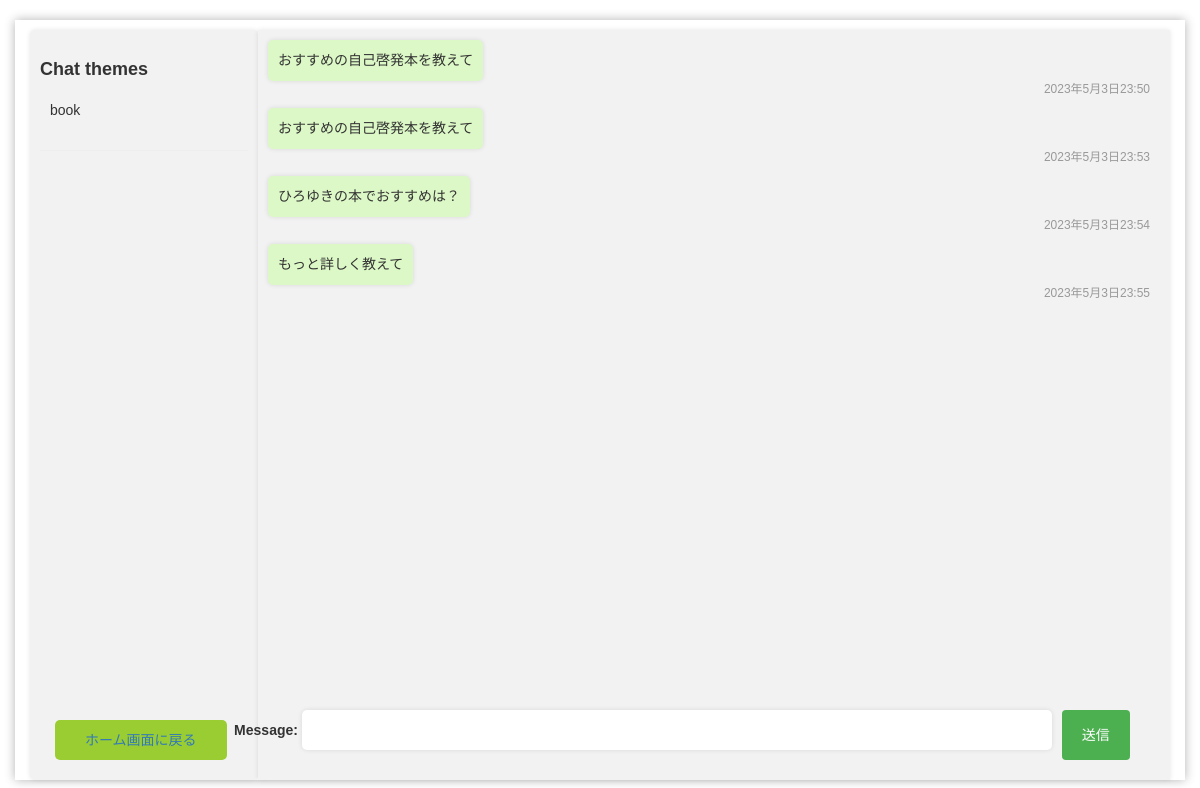
/book/, run on the app's committed database.
### chat/models.py (models this page shows, shortened)
class Theme(models.Model):
    Newchat = models.CharField(max_length=255)
    slug = models.SlugField(unique=True, blank=True)

class Message(models.Model):
    Theme = models.ForeignKey(Theme, related_name="message", on_delete=models.CASCADE, default=1)
    role=models.CharField(max_length=255,default='system')
    message = models.TextField()
    data_added = models.DateTimeField(auto_now_add=True)

### chat/views.py (the view, shortened to what this page needs)
# urls.py: path('<slug:slug>/',chatpage,name="chatpage"),
def chatpage(request, slug):
    theme = Theme.objects.get(slug=slug)
    messages_db = Message.objects.filter(Theme=theme)
    themes = Theme.objects.all()
    history=[]
    if not Message.objects.filter(role='system', Theme=theme).exists():
        history = [{"role": "system", "content": "You are a helpful assistant."}]
        Message.objects.create(Theme=theme, role="system", message="You are a helpful assistant.")
    message_history = list(Message.objects.filter(Theme=theme).values('role', 'message'))
    history = [{"role": item['role'], "content": item['message']} for item in message_history]
    if request.method == "POST":
        form_message = Form_message(request.POST)
        if form_message.is_valid():
            comment = form_message.save(commit=False)
            comment.Theme = theme
            comment.save()
            message = form_message.cleaned_data.get('message')  # フォームからメッセージを取得
        else:
            comment = None
            message = ''  # フォームが無効な場合は空のメッセージを作成
    else:
        form_message = Form_message()
        message = ''  # POST メソッド以外の場合は空のメッセージを作成
    context = {
        'theme': theme,
        'themes': themes,
        'messages': messages_db,
        'form_message': form_message,
    }
    return render(request, 'chatpage.html', context)

### chat/forms.py
class Form_message(forms.ModelForm):
    message = forms.CharField(widget=forms.TextInput(attrs={'style': 'width: 750px;'}))
    class Meta:
        model = Message
        fields = ["message"]

### chat/templates/chatpage.html (shortened to what this page needs)
{% extends './base.html' %}
{% load static %}
{% block contents %}
<head>
    <link rel="stylesheet" href="{% static 'stylesheet2.css' %}">
    <link rel="stylesheet" href="https://maxcdn.bootstrapcdn.com/bootstrap/3.4.1/css/bootstrap.min.css">
</head>
<div class="container">
    <div class="theme-list">
        <h2>Chat themes</h2>
          <div class="theme-item" >
           {{ theme.Newchat }}
          </div>
          <hr>
            <div class="back">
                <button>
                    <a href="{% url 'back_to_page' %}">ホーム画面に戻る</a>
                </button>
            </div>
    </div>
    <div class="chat">
        {% for message in messages.all %}
            {% if message.message != 'You are a helpful assistant.' %}
                {% if message.role != 'assistant' %}
                    <article>
                        <div class="message right">
                        <div class="text">{{ message.message }}</div>
                        <div class="timestamp">{{ message.data_added }}</div>
                        </div>
                    </article>
                {% endif %}
            {% endif %}
        {% endfor %}
          <form action="." method="post" class="form">
            {{ form_message.as_p }}
            <button class="btn btn-primary">送信</button>
          </form>
    </div>
</div>
{% endblock %}

### chat/static/stylesheet2.css (style rules this page uses)
* { box-sizing: border-box; margin: 0; padding: 0; font-family: Arial, sans-serif; }
body { background-color: #f1f1f1; height: 100vh; font-family: Arial, sans-serif; display: flex; align-items: center; justify-content: center; }
.container { margin: 0 auto; padding: 10px; background-color: #fff; box-shadow: 0 0 10px rgba(0, 0, 0, 0.3); height: 95%; width: 95%; position: relative; }
.theme-list { padding: 10px; background-color: #f2f2f2; border-radius: 5px; box-shadow: 0 0 5px rgba(0, 0, 0, 0.1); height: 750px; width: 20%; float: left; overflow-y: scroll; }
.theme-list h2 { font-size: 18px; font-weight: bold; margin-bottom: 10px; }
.back { padding: 10px; border-radius: 5px; display: block; margin-top: 350px; position: absolute; bottom: 10px; left: 30px; }
.back button { padding: 10px 30px; background-color: yellowgreen; border: none; color: #fff; border-radius: 5px; cursor: pointer; }
.theme-item { margin-bottom: 10px; padding: 10px; border-radius: 5px; cursor: pointer; }
.chat { flex-grow: 1; padding: 10px; background-color: #f2f2f2; box-shadow: 0 0 5px rgba(0, 0, 0, 0.1); height: 750px; width: 80%; float: right; overflow-y: scroll; }
.message { margin-bottom: 10px; }
.message .text { padding: 10px; background-color: #fff; border-radius: 5px; display: inline-block; max-width: 80%; word-wrap: break-word; line-height: 1.5; box-shadow: 0 0 5px rgba(0, 0, 0, 0.1); }
.message .timestamp { font-size: 12px; color: #999; margin-left: 10px; }
.message.right .text { background-color: #dcf8c6; text-align: right; }
.message.right .timestamp { margin-left: 0; margin-right: 10px; text-align: right; }
.form { display: flex; margin: 20px; width: 77%; position: absolute; bottom: 0px; right: 30px; }
.form input[type="text"] { flex-grow: 1; padding: 10px; font-size: 14px; border: none; border-radius: 5px; box-shadow: 0 0 5px rgba(0, 0, 0, 0.1); margin-right: 10px; box-sizing: border-box; }
.form button { padding: 10px 20px; background-color: #4caf50; border: none; cursor: pointer; transition: background-color 0.3s ease; }

### data on the page
Theme: Newchat "book"
Message: message "おすすめの自己啓発本を教えて", data_added "2023年5月3日23:50"
Message: message "おすすめの自己啓発本を教えて", data_added "2023年5月3日23:53"
Message: message "ひろゆきの本でおすすめは？", data_added "2023年5月3日23:54"
Message: message "もっと詳しく教えて", data_added "2023年5月3日23:55"
